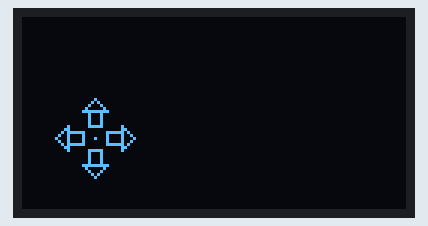
Simulated run of this sketch. Board: Arduino Uno, built with avr-gcc and run on an emulated ATmega328P. On the bench: 128×64 one-colour display.

Above: at 0.22 s.
At 0.6 s:
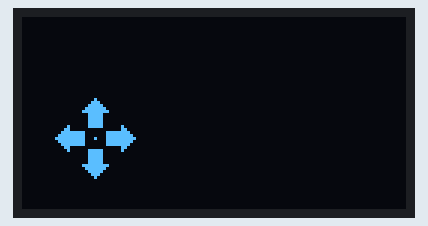
At 0.99 s:
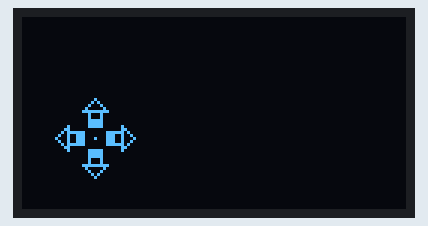

The sketch:

setas.ino
```cpp
#include <SPI.h>
#include <Wire.h>
#include <Adafruit_GFX.h>
#include <Adafruit_SSD1306.h>

#define W 128
#define H 64

Adafruit_SSD1306 display(W, H, &Wire, -1);

int n;
const int cX = 24;
const int cY = H-24;

void setup() {
  	display.begin(SSD1306_SWITCHCAPVCC, 0x3c);
  	display.clearDisplay();
  	display.setCursor(0, 0);
  	display.setTextColor(WHITE);

  	n = 0;
}

void loop() {
	display.clearDisplay();
  display.drawPixel(cX, cY, WHITE);

  switch(n) {
    case 0:
    	//cima
    	display.drawRect(cX-2,cY-9, 5, 6, WHITE);
    	display.drawTriangle(cX-4,cY-9, cX+4,cY-9, cX,cY-13, WHITE);

    	//baixo
			 display.drawRect(cX-2, cY+4, 5, 6, WHITE);
			 display.drawTriangle(cX-4,cY+9, cX+4,cY+9, cX,cY+13, WHITE);

			//direita
			display.drawRect(cX+4, cY-2, 6, 5, WHITE);
			display.drawTriangle(cX+9,cY-4, cX+9,cY+4, cX+13,cY, WHITE);

	  	//esquertfa
			display.drawRect(cX-9, cY-2, 6, 5, WHITE);
			display.drawTriangle(cX-9,cY-4, cX-9,cY+4, cX-13,cY, WHITE);

      break;
		case 1:
			//cima
    	display.drawRect(cX-2,cY-9, 5, 6, WHITE);
			display.fillRect(cX-2,cY-6, 5, 3, WHITE);
    	display.drawTriangle(cX-4,cY-9, cX+4,cY-9, cX,cY-13, WHITE);

    	//baixo
			display.drawRect(cX-2, cY+4, 5, 6, WHITE);
			display.fillRect(cX-2, cY+4, 5, 3, WHITE);
			display.drawTriangle(cX-4,cY+9, cX+4,cY+9, cX,cY+13, WHITE);

			//direita
			display.drawRect(cX+4, cY-2, 6, 5, WHITE);
			display.fillRect(cX+4, cY-2, 3, 5, WHITE);
			display.drawTriangle(cX+9,cY-4, cX+9,cY+4, cX+13,cY, WHITE);

	  	//esquertfa
			display.drawRect(cX-9, cY-2, 6, 5, WHITE);
			display.fillRect(cX-6, cY-2, 3, 5, WHITE);
			display.drawTriangle(cX-9,cY-4, cX-9,cY+4, cX-13,cY, WHITE);

    	break;
    case 2:
	    //cima
    	display.fillRect(cX-2,cY-9, 5, 6, WHITE);
    	display.drawTriangle(cX-4,cY-9, cX+4,cY-9, cX,cY-13, WHITE);

    	//baixo
			display.fillRect(cX-2, cY+4, 5, 6, WHITE);
			display.drawTriangle(cX-4,cY+9, cX+4,cY+9, cX,cY+13, WHITE);

			//direita
			display.fillRect(cX+4, cY-2, 6, 5, WHITE);
			display.drawTriangle(cX+9,cY-4, cX+9,cY+4, cX+13,cY, WHITE);

	  	//esquertfa
			display.fillRect(cX-9, cY-2, 6, 5, WHITE);
			display.drawTriangle(cX-9,cY-4, cX-9,cY+4, cX-13,cY, WHITE);
    	break;
    case 3:
    	//cima
    	display.fillRect(cX-2,cY-9, 5, 6, WHITE);
    	display.fillTriangle(cX-4,cY-9, cX+4,cY-9, cX,cY-13, WHITE);

    	//baixo
			display.fillRect(cX-2, cY+4, 5, 6, WHITE);
			display.fillTriangle(cX-4,cY+9, cX+4,cY+9, cX,cY+13, WHITE);

			//direita
			display.fillRect(cX+4, cY-2, 6, 5, WHITE);
			display.fillTriangle(cX+9,cY-4, cX+9,cY+4, cX+13,cY, WHITE);

	  	//esquertfa
			display.fillRect(cX-9, cY-2, 6, 5, WHITE);
			display.fillTriangle(cX-9,cY-4, cX-9,cY+4, cX-13,cY, WHITE);
    	break;
	}

	delay(100);
	n=(n>3)?0:n+1;
	display.display();
}
```

Measured:
- by itself, everything shown: repeats every 0.64 s, in 5 steps
